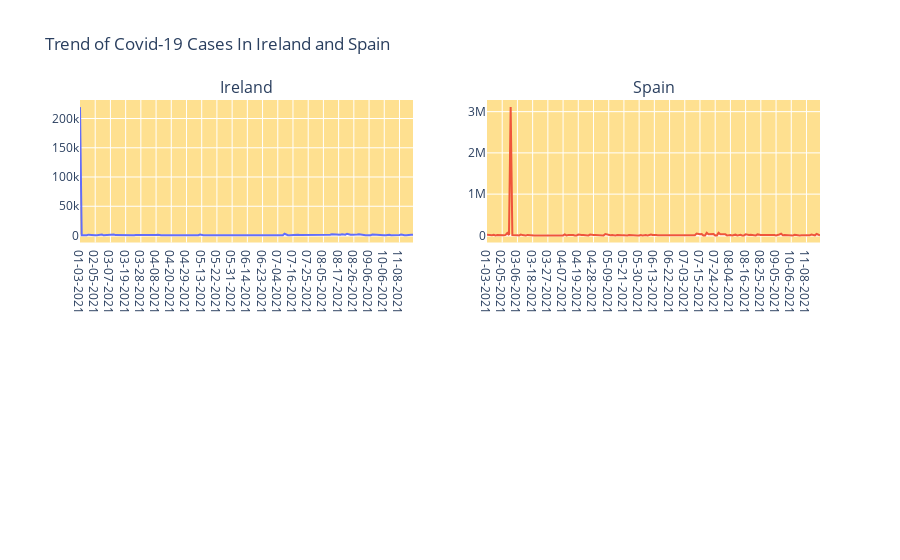

Notebook code cell kept with this figure:
### Code cell
# #Covid 19: Ireland and Spain Cases
fig = make_subplots(
    rows=2, cols=2,
    specs=[[{}, {}],
           [{"colspan": 2}, None]],
    subplot_titles=("Ireland", "Spain"))

fig.add_trace(go.Scatter(x=data_Ireland['dateRep'], y=data_Ireland['cases'],
                    marker=dict(color=data_Ireland['cases'], coloraxis="coloraxis")),
              1, 1)

fig.add_trace(go.Scatter(x=data_Spain['dateRep'], y=data_Spain['cases'],
                    marker=dict(color=data_Spain['cases'], coloraxis="coloraxis")),
              1, 2)


fig.update_layout(coloraxis=dict(colorscale='RdBu'), showlegend=False,title_text="Trend of Covid-19 Cases In Ireland and Spain ")
fig.update_layout(plot_bgcolor='rgb(254,224,144)')
fig.show()

### Figure 1 — Plotly figure (JSON) as saved in the notebook; plotly's stock layout.template omitted (floating-point values rounded to 4 significant figures; data arrays with more than 128 entries replaced by an {"elided": "..."} marker saying what was removed)
{"data": [{"marker": {"color": {"elided": "198 int values"}, "coloraxis": "coloraxis"}, "type": "scatter", "x": {"elided": "198 str values"}, "xaxis": "x", "y": {"elided": "198 int values"}, "yaxis": "y"}, {"marker": {"color": {"elided": "198 int values"}, "coloraxis": "coloraxis"}, "type": "scatter", "x": {"elided": "198 str values"}, "xaxis": "x2", "y": {"elided": "198 int values"}, "yaxis": "y2"}], "layout": {"annotations": [{"font": {"size": 16}, "showarrow": false, "text": "Ireland", "x": 0.225, "xanchor": "center", "xref": "paper", "y": 1, "yanchor": "bottom", "yref": "paper"}, {"font": {"size": 16}, "showarrow": false, "text": "Spain", "x": 0.775, "xanchor": "center", "xref": "paper", "y": 1, "yanchor": "bottom", "yref": "paper"}], "coloraxis": {"colorscale": [[0, "rgb(103,0,31)"], [0.1, "rgb(178,24,43)"], [0.2, "rgb(214,96,77)"], [0.3, "rgb(244,165,130)"], [0.4, "rgb(253,219,199)"], [0.5, "rgb(247,247,247)"], [0.6, "rgb(209,229,240)"], [0.7, "rgb(146,197,222)"], [0.8, "rgb(67,147,195)"], [0.9, "rgb(33,102,172)"], [1, "rgb(5,48,97)"]]}, "plot_bgcolor": "rgb(254,224,144)", "showlegend": false, "title": {"text": "Trend of Covid-19 Cases In Ireland and Spain "}, "xaxis": {"anchor": "y", "domain": [0, 0.45]}, "xaxis2": {"anchor": "y2", "domain": [0.55, 1]}, "xaxis3": {"anchor": "y3", "domain": [0, 1]}, "yaxis": {"anchor": "x", "domain": [0.625, 1]}, "yaxis2": {"anchor": "x2", "domain": [0.625, 1]}, "yaxis3": {"anchor": "x3", "domain": [0, 0.375]}}}
